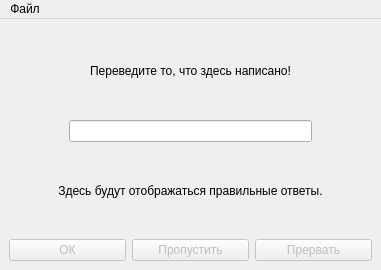
<?xml version="1.0" encoding="UTF-8"?>
<ui version="4.0">
 <class>MainWindow</class>
 <widget class="QMainWindow" name="MainWindow">
  <property name="geometry">
   <rect>
    <x>0</x>
    <y>0</y>
    <width>381</width>
    <height>270</height>
   </rect>
  </property>
  <property name="windowTitle">
   <string notr="true">Zardos</string>
  </property>
  <widget class="QWidget" name="centralwidget">
   <layout class="QGridLayout" name="gridLayout_4">
    <item row="0" column="0">
     <layout class="QGridLayout" name="gridLayout">
      <item row="1" column="0">
       <layout class="QGridLayout" name="gridLayout_3">
        <item row="0" column="1">
         <widget class="QLineEdit" name="inputLine">
          <property name="focusPolicy">
           <enum>Qt::TabFocus</enum>
          </property>
         </widget>
        </item>
        <item row="0" column="0">
         <spacer name="horizontalSpacer">
          <property name="orientation">
           <enum>Qt::Horizontal</enum>
          </property>
          <property name="sizeType">
           <enum>QSizePolicy::Fixed</enum>
          </property>
          <property name="sizeHint" stdset="0">
           <size>
            <width>60</width>
            <height>20</height>
           </size>
          </property>
         </spacer>
        </item>
        <item row="0" column="2">
         <spacer name="horizontalSpacer_2">
          <property name="orientation">
           <enum>Qt::Horizontal</enum>
          </property>
          <property name="sizeType">
           <enum>QSizePolicy::Fixed</enum>
          </property>
          <property name="sizeHint" stdset="0">
           <size>
            <width>60</width>
            <height>20</height>
           </size>
          </property>
         </spacer>
        </item>
       </layout>
      </item>
      <item row="3" column="0">
       <layout class="QHBoxLayout" name="horizontalLayout">
        <item>
         <widget class="QPushButton" name="btnOk">
          <property name="enabled">
           <bool>false</bool>
          </property>
          <property name="focusPolicy">
           <enum>Qt::TabFocus</enum>
          </property>
          <property name="text">
           <string>ОК</string>
          </property>
          <property name="checkable">
           <bool>false</bool>
          </property>
          <property name="checked">
           <bool>false</bool>
          </property>
          <property name="autoDefault">
           <bool>false</bool>
          </property>
          <property name="default">
           <bool>true</bool>
          </property>
         </widget>
        </item>
        <item>
         <widget class="QPushButton" name="btnSkip">
          <property name="enabled">
           <bool>false</bool>
          </property>
          <property name="focusPolicy">
           <enum>Qt::NoFocus</enum>
          </property>
          <property name="text">
           <string>Пропустить</string>
          </property>
          <property name="default">
           <bool>false</bool>
          </property>
         </widget>
        </item>
        <item>
         <widget class="QPushButton" name="btnEnterrupt">
          <property name="enabled">
           <bool>false</bool>
          </property>
          <property name="focusPolicy">
           <enum>Qt::NoFocus</enum>
          </property>
          <property name="text">
           <string>Прервать</string>
          </property>
         </widget>
        </item>
       </layout>
      </item>
      <item row="0" column="0">
       <widget class="QLabel" name="translateLabel">
        <property name="toolTip">
         <string>Введите перевод в форму ниже.</string>
        </property>
        <property name="text">
         <string>Переведите то, что здесь написано!</string>
        </property>
        <property name="textFormat">
         <enum>Qt::RichText</enum>
        </property>
        <property name="alignment">
         <set>Qt::AlignCenter</set>
        </property>
       </widget>
      </item>
      <item row="2" column="0">
       <widget class="QLabel" name="answerLabel">
        <property name="text">
         <string>Здесь будут отображаться правильные ответы.</string>
        </property>
        <property name="alignment">
         <set>Qt::AlignCenter</set>
        </property>
       </widget>
      </item>
     </layout>
    </item>
   </layout>
  </widget>
  <widget class="QMenuBar" name="menubar">
   <property name="geometry">
    <rect>
     <x>0</x>
     <y>0</y>
     <width>381</width>
     <height>25</height>
    </rect>
   </property>
   <widget class="QMenu" name="menu">
    <property name="title">
     <string>Файл</string>
    </property>
    <addaction name="zopen"/>
    <addaction name="zclose"/>
   </widget>
   <addaction name="menu"/>
  </widget>
  <action name="zopen">
   <property name="text">
    <string>Открыть словарь</string>
   </property>
   <property name="shortcut">
    <string>Ctrl+O</string>
   </property>
  </action>
  <action name="zclose">
   <property name="text">
    <string>Закрыть</string>
   </property>
   <property name="shortcut">
    <string>Ctrl+W</string>
   </property>
  </action>
 </widget>
 <resources/>
 <connections/>
 <designerdata>
  <property name="gridDeltaX">
   <number>10</number>
  </property>
  <property name="gridDeltaY">
   <number>10</number>
  </property>
  <property name="gridSnapX">
   <bool>false</bool>
  </property>
  <property name="gridSnapY">
   <bool>false</bool>
  </property>
  <property name="gridVisible">
   <bool>true</bool>
  </property>
 </designerdata>
</ui>
